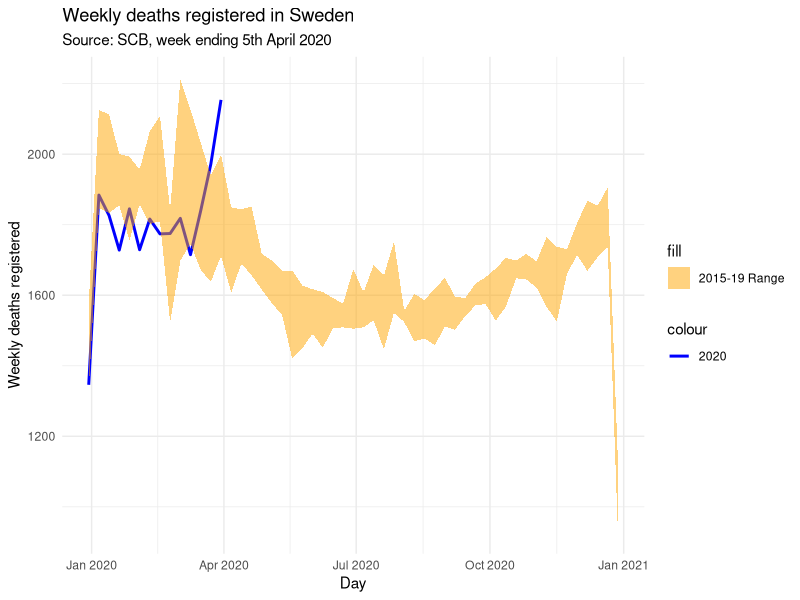

Write the R code that produced this figure.
library(readxl)
library(tidyverse)
library(data.table)

data <- read_csv("deaths.csv")

ggplot(data, aes(x=week, y=deaths)) +
  geom_line(aes(color="2020"), size=1) +
  geom_ribbon(aes(ymin=min, ymax=max, fill="2015-19 Range"), alpha=0.5) +
  theme_minimal() +
  scale_fill_manual(values=c("orange")) +
  scale_color_manual(values=c("blue")) +
  ggtitle("Weekly deaths registered in Sweden", subtitle="Source: SCB, week ending 5th April 2020") +
  labs(y = "Weekly deaths registered", x = "Day")
  


